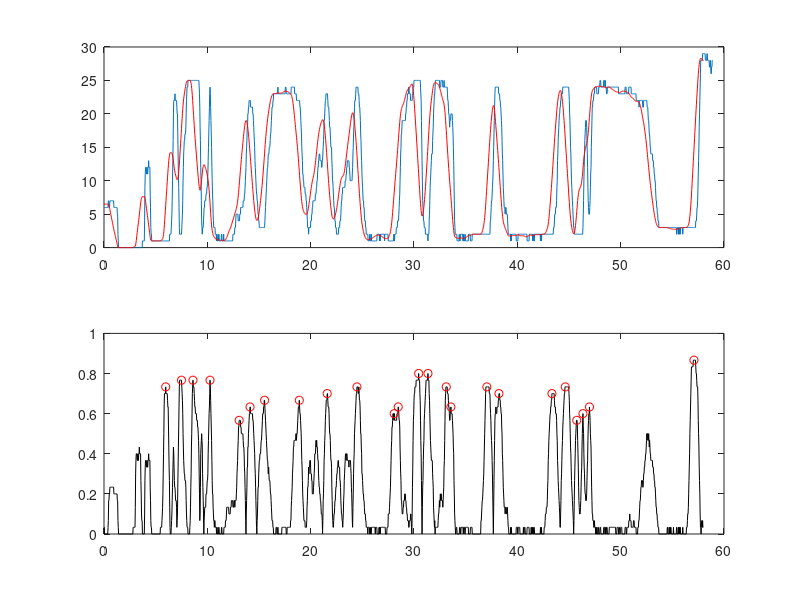

Here is the MATLAB script that generated this plot:
clc
clear all
close all

%% Constants

INDEX_TO_START_AT = 3; % REMEMBER NOT 0 INDEXED. MUST BE ODD NUMBER. Change this to inc/dec ingored values at the beginning
SAMPLING_TIME=30e-3;
DATA_COLUMN = 1;

% For moving average
WINDOW_SIZE = 30;

% For find peaks
MinPeakDistance = 12;
MinPeakHeight = 0.5;
IGNORE_FIRST = 184;

%% Parsing Data

MyData = csvread('datalog-2.txt');
lightDataWithIndices= MyData(INDEX_TO_START_AT:end, DATA_COLUMN);

noIndicesIndex = 1;

% read every second value
for i=IGNORE_FIRST:2:length(lightDataWithIndices)
 lightDataNoIndices(noIndicesIndex)= lightDataWithIndices(i);
 noIndicesIndex = noIndicesIndex + 1;
end


%% Moving Average

for i=1:1:length(lightDataNoIndices) - (WINDOW_SIZE-1)
    MovingAvg(i) = sum(lightDataNoIndices(i:i+(WINDOW_SIZE-1))) / WINDOW_SIZE;
end

%% Derivative of the data
for i=1:length(MovingAvg)-1
    MyLightVals_avg_der(i) = abs(MovingAvg(i+1) - MovingAvg(i));
end

%% Find peaks and ignore any samples within 50 samples

%before it was MAXPEAKDIST

[pks,locs]= findpeaks(MyLightVals_avg_der,'MinPeakDistance', MinPeakDistance, 'MinPeakHeight', MinPeakHeight);

% Shift locs over by one because everything while drawing is zero indexed
% IE time=0:SAMPLING_TIME:(length(MovingAvg)-1)*SAMPLING_TIME;
% NOTE: Might cause a bug but since I just get the difference for width,
% I dont think it will
for i=1:length(locs)-1
    locs(i) = locs(i)-1;
end

%% Find the widths between the peaks
for i=1:length(locs)-1
    widths(i) = locs(i+1) - locs(i);
end

% NOTE: WIDTHS ARE NOT IN SAMPLING TIME, THEYRE IN INDEX DIFFERENCES
%% Displaying Data

time=0:SAMPLING_TIME:(length(MovingAvg)-1)*SAMPLING_TIME;
timeNoIndices = 0:SAMPLING_TIME:(length(lightDataNoIndices)-1)*SAMPLING_TIME;
timeDer = 0:SAMPLING_TIME:(length(MyLightVals_avg_der)-1)*SAMPLING_TIME;
timePks = locs*SAMPLING_TIME;

subplot(2,1,1)
plot(timeNoIndices, lightDataNoIndices)
hold on
plot(time, MovingAvg,'r')
hold on
subplot(2,1,2)
plot(timeDer, MyLightVals_avg_der,'k') %in green derivative
hold on
plot(timePks,pks,'or') %o is circle, r is red % show peaks

%% Wide and narrow finder

averageWidth = (max(widths) + min(widths)) / 2;
wideOrNarrow = [];

for i=1:length(widths)
    if widths(i) > averageWidth
        wideOrNarrow(i) = 'w';
    elseif widths(i) < averageWidth
        wideOrNarrow(i) = 'n';
    end
end


%% Clasify
beginningOfWide = 1;
outputIndex = 1;
Letters = [];


for i = 1:9:length(wideOrNarrow)
    if i+8+(outputIndex -1) <= length(wideOrNarrow)
        Letter = wideOrNarrow(i + (outputIndex -1):i+8+(outputIndex -1));
    else
        break
    end 
    
    
    if Letter == ['n', 'n', 'n', 'w', 'w', 'n', 'w', 'n', 'n'];
        s = '0'
          
    elseif Letter == ['w', 'n', 'n', 'w', 'n', 'n', 'n', 'n', 'w'];
        s = '1'
          
    elseif Letter == ['n', 'n', 'w', 'w', 'n', 'n', 'n', 'n', 'w'];
        s = '2'
          
    elseif Letter == ['w', 'n', 'w', 'w', 'n', 'n', 'n', 'n', 'n'];
        s = '3'
          
    elseif Letter == ['n', 'n', 'n', 'w', 'w', 'n', 'n', 'n', 'w'];
        s = '4'
          
    elseif Letter == ['w', 'n', 'n', 'w', 'w', 'n', 'n', 'n', 'n'];
        s = '5'
          
    elseif Letter == ['n', 'n', 'w', 'w', 'w', 'n', 'n', 'n', 'n'];
        s = '6'
          
    elseif Letter == ['n', 'n', 'n', 'w', 'n', 'n', 'w', 'n', 'w'];
        s = '7'
          
    elseif Letter == ['w', 'n', 'n', 'w', 'n', 'n', 'w', 'n', 'n'];
        s = '8'
          
    elseif Letter == ['n', 'n', 'w', 'w', 'n', 'n', 'w', 'n', 'n'];
        s = '9'
          
    elseif Letter == ['w', 'n', 'n', 'n', 'n', 'w', 'n', 'n', 'w'];
        s = 'A'
          
    elseif Letter == ['n', 'n', 'w', 'n', 'n', 'w', 'n', 'n', 'w'];
        s = 'B'
          
    elseif Letter == ['w', 'n', 'w', 'n', 'n', 'w', 'n', 'n', 'n'];
        s = 'C'
          
    elseif Letter == ['n', 'n', 'n', 'n', 'w', 'w', 'n', 'n', 'w'];
        s = 'D'
          
    elseif Letter == ['w', 'n', 'n', 'n', 'w', 'w', 'n', 'n', 'n'];
        s = 'E'
          
    elseif Letter == ['n', 'n', 'w', 'n', 'w', 'w', 'n', 'n', 'n'];
        s = 'F'
          
    elseif Letter == ['n', 'n', 'n', 'n', 'n', 'w', 'w', 'n', 'w'];
        s = 'G'
          
    elseif Letter == ['w', 'n', 'n', 'n', 'n', 'w', 'w', 'n', 'n'];
        s = 'H'
          
    elseif Letter == ['n', 'n', 'w', 'n', 'n', 'w', 'w', 'n', 'n'];
        s = 'I'
          
    elseif Letter == ['n', 'n', 'n', 'n', 'w', 'w', 'w', 'n', 'n'];
        s = 'J'
          
    elseif Letter == ['w', 'n', 'n', 'n', 'n', 'n', 'n', 'w', 'w'];
        s = 'K'
          
    elseif Letter == ['n', 'n', 'w', 'n', 'n', 'n', 'n', 'w', 'w'];
        s = 'L'
          
    elseif Letter == ['w', 'n', 'w', 'n', 'n', 'n', 'n', 'w', 'n'];
        s = 'M'
          
    elseif Letter == ['n', 'n', 'n', 'n', 'w', 'n', 'n', 'w', 'w'];
        s = 'N'
          
    elseif Letter == ['w', 'n', 'n', 'n', 'w', 'n', 'n', 'w', 'n'];
        s = 'O'
          
    elseif Letter == ['n', 'n', 'w', 'n', 'w', 'n', 'n', 'w', 'n'];
        s = 'P'
          
    elseif Letter == ['n', 'n', 'n', 'n', 'n', 'n', 'w', 'w', 'w'];
        s = 'Q'
          
    elseif Letter == ['w', 'n', 'n', 'n', 'n', 'n', 'w', 'w', 'n'];
        s = 'R'
          
    elseif Letter == ['n', 'n', 'w', 'n', 'n', 'n', 'w', 'w', 'n'];
        s = 'S'
          
    elseif Letter == ['n', 'n', 'n', 'n', 'w', 'n', 'w', 'w', 'n'];
        s = 'T'
          
    elseif Letter == ['w', 'w', 'n', 'n', 'n', 'n', 'n', 'n', 'w'];
        s = 'U'
          
    elseif Letter == ['n', 'w', 'w', 'n', 'n', 'n', 'n', 'n', 'w'];
        s = 'V'
          
    elseif Letter == ['w', 'w', 'w', 'n', 'n', 'n', 'n', 'n', 'n'];
        s = 'W'
          
    elseif Letter == ['n', 'w', 'n', 'n', 'w', 'n', 'n', 'n', 'w'];
        s = 'X'
          
    elseif Letter == ['w', 'w', 'n', 'n', 'w', 'n', 'n', 'n', 'n'];
        s = 'Y'
          
    elseif Letter == ['n', 'w', 'w', 'n', 'w', 'n', 'n', 'n', 'n'];
        s = 'Z'
          
    elseif Letter == ['n', 'w', 'n', 'n', 'n', 'n', 'w', 'n', 'w'];
        s = '-'
          
    elseif Letter == ['w', 'w', 'n', 'n', 'n', 'n', 'w', 'n', 'n'];
        s = '/'
          
    elseif Letter == ['n', 'w', 'w', 'n', 'n', 'n', 'w', 'n', 'n'];
        s = ' '
          
    elseif Letter == ['n', 'w', 'n', 'w', 'n', 'w', 'n', 'n', 'n'];
        s = '$'
          
    elseif Letter == ['n', 'w', 'n', 'w', 'n', 'n', 'n', 'w', 'n'];
        s = '/'
          
    elseif Letter == ['n', 'w', 'n', 'n', 'n', 'w', 'n', 'w', 'n'];
        s = '+'
          
    elseif Letter == ['n', 'n', 'n', 'w', 'n', 'w', 'n', 'w', 'n'];
        s = '%'
          
    elseif Letter == ['n', 'w', 'n', 'n', 'w', 'n', 'w', 'n', 'n'];
        s = '*'
          
    end
    
    beginningOfWide = beginningOfWide + 9;
    outputIndex = outputIndex + 1;
end